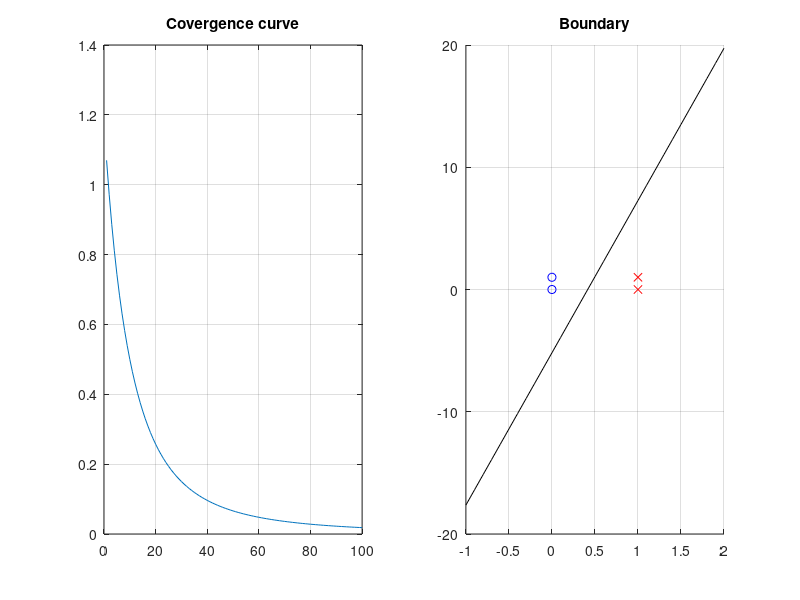

Reproduce this figure in MATLAB.
clc; clear;
X=[0 0 1;0 1 1;1 0 1;1 1 1];
D=[0;0;1;1];
w=rand(1,3);
lr=.2;
for n=1:100
    E(n)=0;
    for i=1:4
        y=1/(1+exp(-w*X(i,:)'));
        e=D(i)-y;
        w=w+lr*e*X(i,:);
        E(n)=E(n)+e^2;
    end
end
subplot(121)
plot(E),grid on,title('Covergence curve')
subplot(122),hold on,grid on
plot(0,0,'bo',0,1,'bo')
plot(1,0,'rx',1,1,'rx')
x=-1:.1:2;
plot(x,-(w(1)*x+w(3))/w(2),'k')
title('Boundary')
